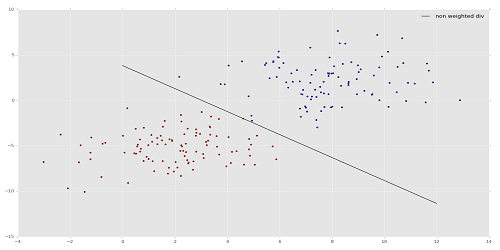
#> input picture mainsvmimage.png, 500 x 250 px, given in place of the camera
$ python ErosionNDilation.py
#> lines starting #> are read from the running program, lines starting #| are printed output that depends on the picture
import cv2
import numpy as np

cap = cv2.VideoCapture(0)

while(1):

    _, frame = cap.read()
#> frame is the input picture: shape (250, 500, 3); mean B, G, R 231.8, 231.6, 231.8
    hsv = cv2.cvtColor(frame, cv2.COLOR_BGR2GRAY)
# [7 lines of commented-out code are left out]

    kernel = np.ones((5,5),np.uint8)
#1
    erosion = cv2.erode(hsv,kernel,iterations = 1)
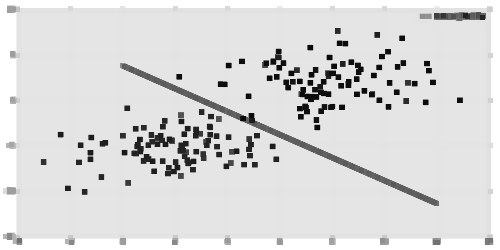
#> erosion: shape (250, 500); min 10, max 255, mean 219.5
#2
    dilation = cv2.dilate(hsv,kernel,iterations = 1)
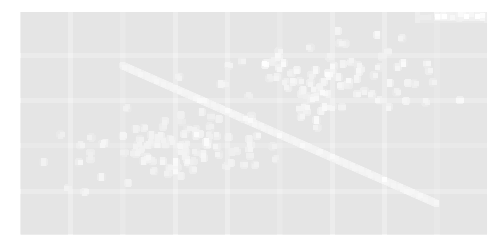
#> dilation: shape (250, 500); min 229, max 255, mean 235.4
#3
    opening = cv2.morphologyEx(hsv, cv2.MORPH_OPEN, kernel)
#4
    closing = cv2.morphologyEx(hsv, cv2.MORPH_CLOSE, kernel)
#5
    gradient = cv2.morphologyEx(hsv, cv2.MORPH_GRADIENT, kernel)
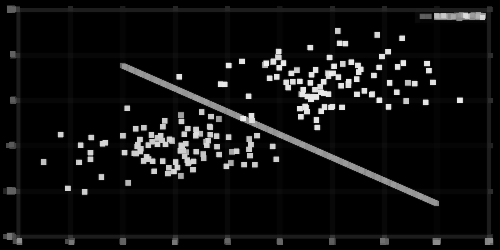
#> gradient: shape (250, 500); min 0, max 241, mean 15.9
#6
    tophat = cv2.morphologyEx(hsv, cv2.MORPH_TOPHAT, kernel)
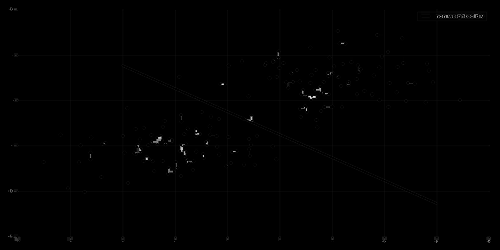
#> tophat: shape (250, 500); min 0, max 230, mean 0.7
#7
    blackhat = cv2.morphologyEx(hsv, cv2.MORPH_BLACKHAT, kernel)


    cv2.imshow('Original',hsv)
##    cv2.imshow('Mask',mask)

    cv2.imshow('Erosion',erosion)
    cv2.imshow('Dilation',dilation)

    cv2.imshow('Opening',opening)
    cv2.imshow('Closign',closing)

    cv2.imshow("Gradient", gradient)

    cv2.imshow("tophat",tophat)
    cv2.imshow("blackhat",blackhat)

    k = cv2.waitKey(5) & 0xFF
#> (key Esc is pressed here)
    if k == 27:
        break

cv2.destroyAllWindows()
cap.release()
